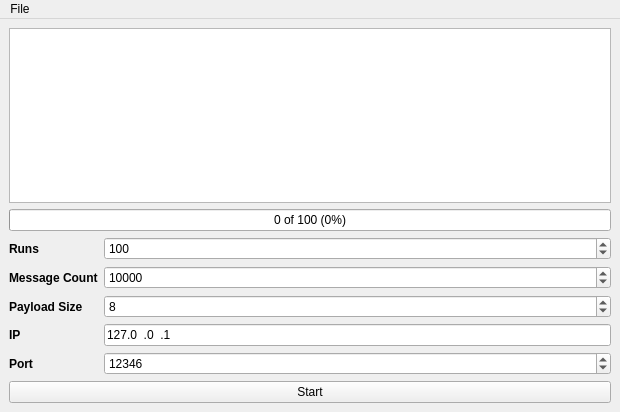
<?xml version="1.0" encoding="UTF-8"?>
<ui version="4.0">
 <class>wndMainWindow</class>
 <widget class="QMainWindow" name="wndMainWindow">
  <property name="windowModality">
   <enum>Qt::NonModal</enum>
  </property>
  <property name="enabled">
   <bool>true</bool>
  </property>
  <property name="geometry">
   <rect>
    <x>0</x>
    <y>0</y>
    <width>620</width>
    <height>412</height>
   </rect>
  </property>
  <property name="mouseTracking">
   <bool>false</bool>
  </property>
  <property name="windowTitle">
   <string/>
  </property>
  <property name="autoFillBackground">
   <bool>false</bool>
  </property>
  <property name="toolButtonStyle">
   <enum>Qt::ToolButtonIconOnly</enum>
  </property>
  <property name="documentMode">
   <bool>false</bool>
  </property>
  <property name="tabShape">
   <enum>QTabWidget::Rounded</enum>
  </property>
  <widget class="QWidget" name="centralwidget">
   <layout class="QVBoxLayout" name="verticalLayout_2">
    <item>
     <layout class="QGridLayout" name="gridLayout">
      <item row="6" column="0">
       <widget class="QPushButton" name="startButton">
        <property name="text">
         <string>Start</string>
        </property>
       </widget>
      </item>
      <item row="5" column="0">
       <layout class="QGridLayout" name="socketPluginLayout"/>
      </item>
      <item row="4" column="0">
       <layout class="QGridLayout" name="gridLayout_2">
        <item row="4" column="2">
         <widget class="QSpinBox" name="portSpinBox">
          <property name="minimum">
           <number>1</number>
          </property>
          <property name="maximum">
           <number>65535</number>
          </property>
          <property name="value">
           <number>12346</number>
          </property>
         </widget>
        </item>
        <item row="4" column="0">
         <widget class="QLabel" name="label_4">
          <property name="font">
           <font>
            <weight>75</weight>
            <bold>true</bold>
           </font>
          </property>
          <property name="text">
           <string>Port</string>
          </property>
         </widget>
        </item>
        <item row="3" column="2">
         <widget class="QLineEdit" name="ipLineEdit">
          <property name="inputMask">
           <string>999.999.999.999</string>
          </property>
          <property name="text">
           <string>127.0.0.1</string>
          </property>
         </widget>
        </item>
        <item row="3" column="0">
         <widget class="QLabel" name="label_3">
          <property name="font">
           <font>
            <weight>75</weight>
            <bold>true</bold>
           </font>
          </property>
          <property name="text">
           <string>IP</string>
          </property>
         </widget>
        </item>
        <item row="1" column="0">
         <widget class="QLabel" name="label">
          <property name="font">
           <font>
            <weight>75</weight>
            <bold>true</bold>
           </font>
          </property>
          <property name="text">
           <string>Message Count</string>
          </property>
         </widget>
        </item>
        <item row="1" column="2">
         <widget class="QSpinBox" name="messageCountSpinBox">
          <property name="minimum">
           <number>1</number>
          </property>
          <property name="maximum">
           <number>1000000</number>
          </property>
          <property name="value">
           <number>10000</number>
          </property>
         </widget>
        </item>
        <item row="2" column="0">
         <widget class="QLabel" name="label_2">
          <property name="font">
           <font>
            <weight>75</weight>
            <bold>true</bold>
           </font>
          </property>
          <property name="text">
           <string>Payload Size</string>
          </property>
         </widget>
        </item>
        <item row="2" column="2">
         <widget class="QSpinBox" name="payloadSizeSpinBox">
          <property name="minimum">
           <number>1</number>
          </property>
          <property name="maximum">
           <number>1000000</number>
          </property>
          <property name="value">
           <number>8</number>
          </property>
         </widget>
        </item>
        <item row="0" column="0">
         <widget class="QLabel" name="label_5">
          <property name="font">
           <font>
            <weight>75</weight>
            <bold>true</bold>
           </font>
          </property>
          <property name="text">
           <string>Runs</string>
          </property>
         </widget>
        </item>
        <item row="0" column="2">
         <widget class="QSpinBox" name="runsSpinBox">
          <property name="minimum">
           <number>1</number>
          </property>
          <property name="maximum">
           <number>1000</number>
          </property>
          <property name="singleStep">
           <number>1</number>
          </property>
          <property name="value">
           <number>100</number>
          </property>
         </widget>
        </item>
       </layout>
      </item>
      <item row="1" column="0">
       <widget class="QProgressBar" name="progressBar">
        <property name="value">
         <number>0</number>
        </property>
        <property name="alignment">
         <set>Qt::AlignJustify|Qt::AlignVCenter</set>
        </property>
        <property name="format">
         <string>%v of %m (%p%)</string>
        </property>
       </widget>
      </item>
      <item row="0" column="0">
       <widget class="QTableView" name="resultTableView"/>
      </item>
     </layout>
    </item>
   </layout>
  </widget>
  <widget class="QMenuBar" name="menuBar">
   <property name="geometry">
    <rect>
     <x>0</x>
     <y>0</y>
     <width>620</width>
     <height>21</height>
    </rect>
   </property>
   <widget class="QMenu" name="menuFile">
    <property name="title">
     <string>File</string>
    </property>
    <addaction name="actionExit"/>
   </widget>
   <addaction name="menuFile"/>
  </widget>
  <action name="actionLoad_Level">
   <property name="text">
    <string>Load Level</string>
   </property>
   <property name="shortcut">
    <string>Ctrl+O</string>
   </property>
  </action>
  <action name="actionSave_Level">
   <property name="text">
    <string>Save Level</string>
   </property>
   <property name="shortcut">
    <string>Ctrl+S</string>
   </property>
  </action>
  <action name="actionSave_Level_As">
   <property name="text">
    <string>Save Level As</string>
   </property>
  </action>
  <action name="actionExit">
   <property name="text">
    <string>Exit</string>
   </property>
  </action>
 </widget>
 <resources/>
 <connections>
  <connection>
   <sender>actionExit</sender>
   <signal>triggered()</signal>
   <receiver>wndMainWindow</receiver>
   <slot>closeTool()</slot>
   <hints>
    <hint type="sourcelabel">
     <x>-1</x>
     <y>-1</y>
    </hint>
    <hint type="destinationlabel">
     <x>309</x>
     <y>205</y>
    </hint>
   </hints>
  </connection>
  <connection>
   <sender>startButton</sender>
   <signal>clicked()</signal>
   <receiver>wndMainWindow</receiver>
   <slot>startTest()</slot>
   <hints>
    <hint type="sourcelabel">
     <x>309</x>
     <y>390</y>
    </hint>
    <hint type="destinationlabel">
     <x>309</x>
     <y>205</y>
    </hint>
   </hints>
  </connection>
 </connections>
 <slots>
  <slot>closeTool()</slot>
  <slot>startTest()</slot>
 </slots>
</ui>
